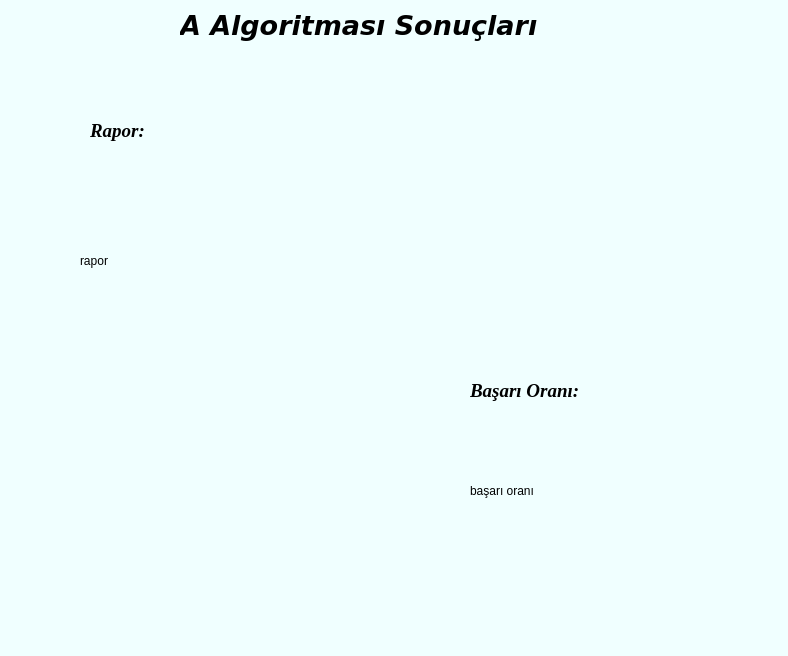
<?xml version="1.0" encoding="UTF-8"?>
<ui version="4.0">
 <class>MainWindow</class>
 <widget class="QMainWindow" name="MainWindow">
  <property name="geometry">
   <rect>
    <x>0</x>
    <y>0</y>
    <width>788</width>
    <height>656</height>
   </rect>
  </property>
  <property name="windowTitle">
   <string>A</string>
  </property>
  <property name="styleSheet">
   <string notr="true">
background-color: rgb(240, 255, 255);</string>
  </property>
  <widget class="QWidget" name="centralwidget">
   <widget class="QLabel" name="a_baslik">
    <property name="geometry">
     <rect>
      <x>180</x>
      <y>0</y>
      <width>451</width>
      <height>51</height>
     </rect>
    </property>
    <property name="font">
     <font>
      <family>Verdana</family>
      <pointsize>20</pointsize>
      <weight>75</weight>
      <italic>true</italic>
      <bold>true</bold>
     </font>
    </property>
    <property name="text">
     <string>A Algoritması Sonuçları</string>
    </property>
   </widget>
   <widget class="QLabel" name="a_rapormetin">
    <property name="geometry">
     <rect>
      <x>80</x>
      <y>160</y>
      <width>361</width>
      <height>201</height>
     </rect>
    </property>
    <property name="text">
     <string>rapor</string>
    </property>
   </widget>
   <widget class="QLabel" name="a_basarimetin">
    <property name="geometry">
     <rect>
      <x>470</x>
      <y>430</y>
      <width>161</width>
      <height>121</height>
     </rect>
    </property>
    <property name="text">
     <string>başarı oranı</string>
    </property>
   </widget>
   <widget class="QLabel" name="a_raporbaslik">
    <property name="geometry">
     <rect>
      <x>90</x>
      <y>110</y>
      <width>101</width>
      <height>41</height>
     </rect>
    </property>
    <property name="font">
     <font>
      <family>Times New Roman</family>
      <pointsize>14</pointsize>
      <weight>75</weight>
      <italic>true</italic>
      <bold>true</bold>
     </font>
    </property>
    <property name="text">
     <string>Rapor:</string>
    </property>
   </widget>
   <widget class="QLabel" name="a_basaribaslik">
    <property name="geometry">
     <rect>
      <x>470</x>
      <y>370</y>
      <width>141</width>
      <height>41</height>
     </rect>
    </property>
    <property name="font">
     <font>
      <family>Times New Roman</family>
      <pointsize>14</pointsize>
      <weight>75</weight>
      <italic>true</italic>
      <bold>true</bold>
     </font>
    </property>
    <property name="text">
     <string>Başarı Oranı:</string>
    </property>
   </widget>
  </widget>
  <widget class="QMenuBar" name="menubar">
   <property name="geometry">
    <rect>
     <x>0</x>
     <y>0</y>
     <width>788</width>
     <height>26</height>
    </rect>
   </property>
  </widget>
  <widget class="QStatusBar" name="statusbar"/>
 </widget>
 <resources/>
 <connections/>
</ui>
